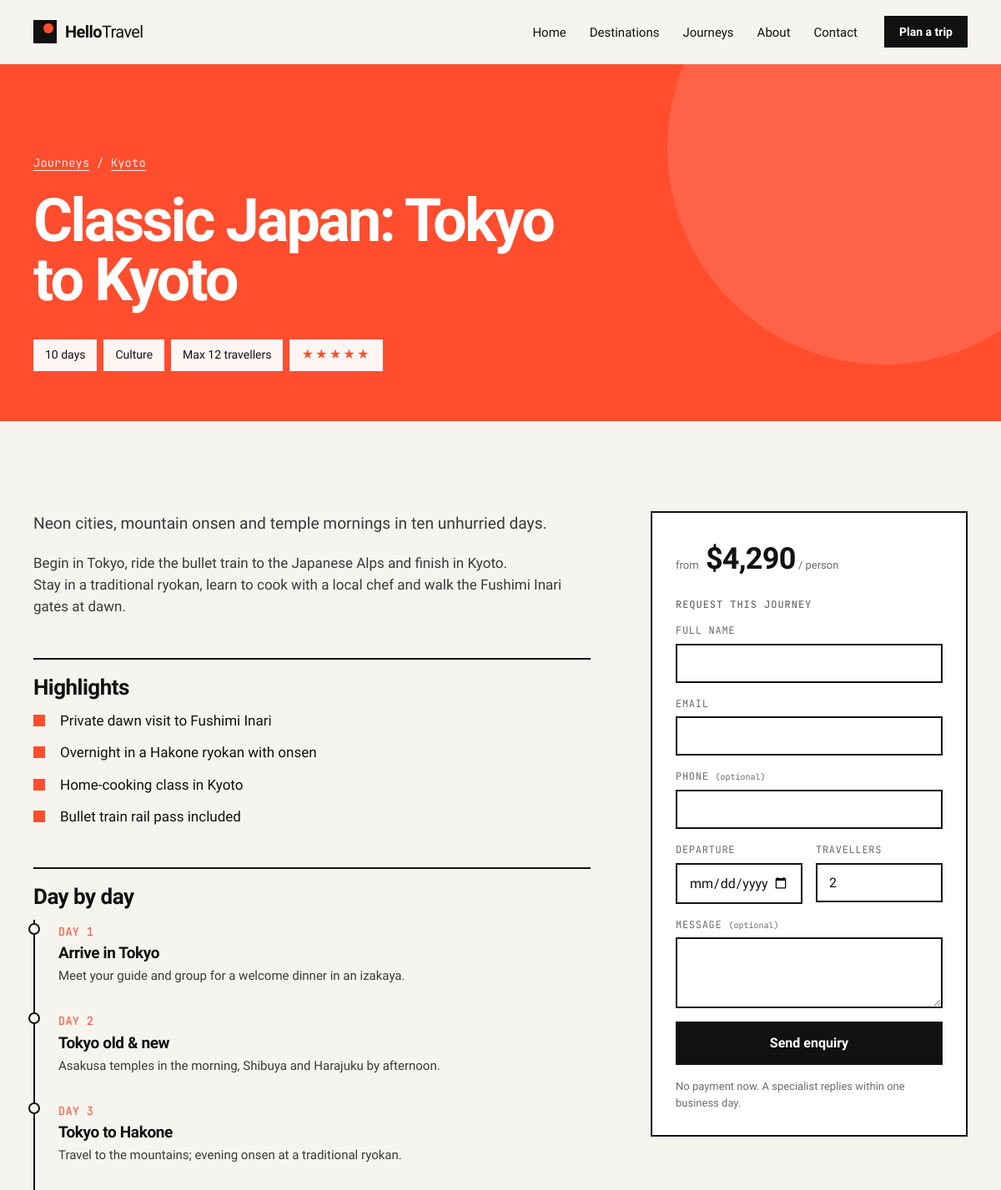
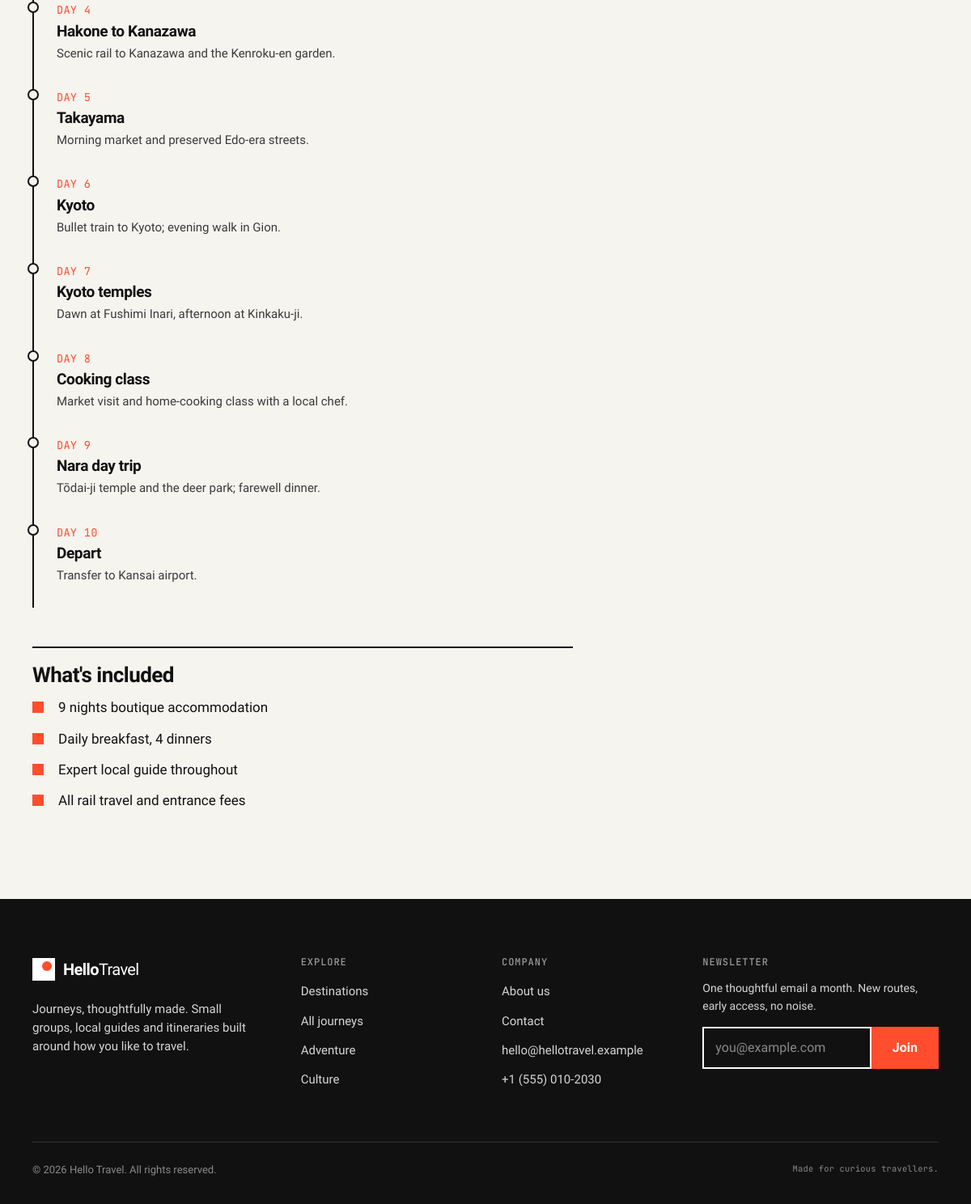
Page /package.php?slug=classic-japan on the committed database (2 pictures, top to bottom).
### tables this page shows
CREATE TABLE packages (
    id             INT UNSIGNED AUTO_INCREMENT PRIMARY KEY,
    destination_id INT UNSIGNED NOT NULL,
    slug           VARCHAR(160) NOT NULL UNIQUE,
    title          VARCHAR(160) NOT NULL,
    summary        VARCHAR(300) NOT NULL,
    description    TEXT         NOT NULL,
    highlights     TEXT         NULL COMMENT 'One per line',
    included       TEXT         NULL COMMENT 'One per line',
    style          VARCHAR(40)  NOT NULL,
    duration_days  SMALLINT UNSIGNED NOT NULL,
    group_size     SMALLINT UNSIGNED NOT NULL DEFAULT 12,
    price          DECIMAL(10,2) NOT NULL,
    currency       CHAR(3)      NOT NULL DEFAULT 'USD',
    rating         DECIMAL(2,1) NOT NULL DEFAULT 5.0,
    image_url      VARCHAR(500) NULL,
    accent_color   VARCHAR(7)   NOT NULL DEFAULT '#1d3cff',
    is_featured    TINYINT(1)   NOT NULL DEFAULT 0,
    is_active      TINYINT(1)   NOT NULL DEFAULT 1,
    created_at     DATETIME     NOT NULL DEFAULT CURRENT_TIMESTAMP,
    INDEX idx_pkg_style (style),
    INDEX idx_pkg_price (price),
    CONSTRAINT fk_pkg_dest FOREIGN KEY (destination_id) REFERENCES destinations(id) ON DELETE CASCADE
);

CREATE TABLE destinations (
    id           INT UNSIGNED AUTO_INCREMENT PRIMARY KEY,
    slug         VARCHAR(120) NOT NULL UNIQUE,
    name         VARCHAR(120) NOT NULL,
    country      VARCHAR(120) NOT NULL,
    region       VARCHAR(60)  NOT NULL,
    summary      VARCHAR(300) NOT NULL,
    description  TEXT         NOT NULL,
    best_time    VARCHAR(120) NOT NULL DEFAULT 'Year-round',
    image_url    VARCHAR(500) NULL,
    accent_color VARCHAR(7)   NOT NULL DEFAULT '#1d3cff',
    is_featured  TINYINT(1)   NOT NULL DEFAULT 0,
    is_active    TINYINT(1)   NOT NULL DEFAULT 1,
    sort_order   INT          NOT NULL DEFAULT 0,
    created_at   DATETIME     NOT NULL DEFAULT CURRENT_TIMESTAMP,
    INDEX idx_dest_region (region)
);

CREATE TABLE package_days (
    id          INT UNSIGNED AUTO_INCREMENT PRIMARY KEY,
    package_id  INT UNSIGNED NOT NULL,
    day_number  SMALLINT UNSIGNED NOT NULL,
    title       VARCHAR(160) NOT NULL,
    description TEXT NOT NULL,
    UNIQUE KEY uq_pkg_day (package_id, day_number),
    CONSTRAINT fk_day_pkg FOREIGN KEY (package_id) REFERENCES packages(id) ON DELETE CASCADE
);

### includes/db.php (called while the page is built)
<?php
function db(): PDO
{
    static $pdo = null;
    if ($pdo === null) {
        $pdo = new PDO(DB_DSN, DB_USER, DB_PASS, [
            PDO::ATTR_ERRMODE            => PDO::ERRMODE_EXCEPTION,
            PDO::ATTR_DEFAULT_FETCH_MODE => PDO::FETCH_ASSOC,
            PDO::ATTR_EMULATE_PREPARES   => false,
        ]);
    }
    return $pdo;
}

### package.php (the view, shortened to what this page needs)
<?php
$slug = isset($_GET['slug']) && is_string($_GET['slug']) ? $_GET['slug'] : '';
$st = db()->prepare('SELECT p.*, d.name AS destination_name, d.slug AS destination_slug, d.country
                     FROM packages p JOIN destinations d ON d.id = p.destination_id
                     WHERE p.slug = ? AND p.is_active = 1');
$st->execute([$slug]);
$package = $st->fetch();
$st = db()->prepare('SELECT * FROM package_days WHERE package_id = ? ORDER BY day_number');
$st->execute([$package['id']]);
$days = $st->fetchAll();
$highlights = array_filter(array_map('trim', explode("\n", (string) $package['highlights'])));
$included   = array_filter(array_map('trim', explode("\n", (string) $package['included'])));
require __DIR__ . '/includes/header.php';
?>
<section class="detail-hero" style="--tile: <?= e($package['accent_color']) ?>">
    <div class="container">
        <nav class="crumbs mono" aria-label="Breadcrumb">
            <a href="<?= e(url('packages.php')) ?>">Journeys</a> /
            <a href="<?= e(url('destination.php', ['slug' => $package['destination_slug']])) ?>"><?= e($package['destination_name']) ?></a>
        </nav>
        <h1 class="display-lg"><?= e($package['title']) ?></h1>
        <ul class="pill-row">
            <li><?= (int) $package['duration_days'] ?> days</li>
            <li><?= e($package['style']) ?></li>
            <li>Max <?= (int) $package['group_size'] ?> travellers</li>
            <li><?= stars((float) $package['rating']) ?></li>
        </ul>
    </div>
</section>
<section class="section">
    <div class="container detail-grid">
        <div>
            <p class="lede"><?= e($package['summary']) ?></p>
            <div class="prose"><?= nl2br(e($package['description'])) ?></div>
            <?php if ($highlights): ?>
                <h2 class="h-section">Highlights</h2>
                <ul class="check-list">
                    <?php foreach ($highlights as $h): ?><li><?= e($h) ?></li><?php endforeach; ?>
                </ul>
            <?php endif; ?>
            <?php if ($days): ?>
                <h2 class="h-section">Day by day</h2>
                <ol class="timeline">
                    <?php foreach ($days as $day): ?>
                        <li>
                            <span class="timeline-day mono">Day <?= (int) $day['day_number'] ?></span>
                            <h3><?= e($day['title']) ?></h3>
                            <p><?= e($day['description']) ?></p>
                        </li>
                    <?php endforeach; ?>
                </ol>
            <?php endif; ?>
            <?php if ($included): ?>
                <h2 class="h-section">What's included</h2>
                <ul class="check-list">
                    <?php foreach ($included as $i): ?><li><?= e($i) ?></li><?php endforeach; ?>
                </ul>
            <?php endif; ?>
        </div>
        <aside class="booking-box" id="enquire">
            <p class="price price-lg"><small>from</small> <?= e(money((float) $package['price'], $package['currency'])) ?><small> / person</small></p>
            <h2 class="footer-title">Request this journey</h2>
            <form method="post" action="<?= e(url('enquire.php')) ?>" class="stack-form" novalidate data-validate>
                <label class="field"><span class="field-label">Full name</span>
                    <input type="text" name="name" required maxlength="120" value="<?= e(old('name')) ?>"></label>
                <label class="field"><span class="field-label">Email</span>
                    <input type="email" name="email" required maxlength="190" value="<?= e(old('email')) ?>"></label>
                <label class="field"><span class="field-label">Phone <small>(optional)</small></span>
                    <input type="tel" name="phone" maxlength="40" value="<?= e(old('phone')) ?>"></label>
                <div class="field-row">
                    <label class="field"><span class="field-label">Departure</span>
                        <input type="date" name="travel_date" min="<?= date('Y-m-d', strtotime('+7 days')) ?>" value="<?= e(old('travel_date')) ?>"></label>
                    <label class="field"><span class="field-label">Travellers</span>
                        <input type="number" name="travellers" min="1" max="<?= (int) $package['group_size'] ?>" value="<?= e(old('travellers', '2')) ?>"></label>
                </div>
                <label class="field"><span class="field-label">Message <small>(optional)</small></span>
                    <textarea name="message" rows="3" maxlength="2000"><?= e(old('message')) ?></textarea></label>
                <button class="btn btn-primary btn-block" type="submit">Send enquiry</button>
                <p class="form-note">No payment now. A specialist replies within one business day.</p>
            </form>
        </aside>
    </div>
</section>
<?php require __DIR__ . '/includes/footer.php'; ?>

### rows in the picture
packages: destination.name "Kyoto", title "Classic Japan: Tokyo to Kyoto", duration_days "10", style "Culture", group_size "12", summary "Neon cities, mountain onsen and temple mornings in ten unhurried days.", description "Begin in Tokyo, ride the bullet train to the Japanese Alps and finish in Kyoto. Stay in a traditional ryokan, learn to cook with a local chef and walk the Fushimi Inari gates at dawn.", highlights "Private dawn visit to Fushimi Inari", highlights "Overnight in a Hakone ryokan with onsen", highlights "Home-cooking class in Kyoto", highlights "Bullet train rail pass included", included "9 nights boutique accommodation", included "Daily breakfast, 4 dinners", included "Expert local guide throughout", included "All rail travel and entrance fees", price+currency "$4,290"
package_days: day_number "1", title "Arrive in Tokyo", description "Meet your guide and group for a welcome dinner in an izakaya."
package_days: day_number "2", title "Tokyo old & new", description "Asakusa temples in the morning, Shibuya and Harajuku by afternoon."
package_days: day_number "3", title "Tokyo to Hakone", description "Travel to the mountains; evening onsen at a traditional ryokan."
package_days: day_number "4", title "Hakone to Kanazawa", description "Scenic rail to Kanazawa and the Kenroku-en garden."
package_days: day_number "5", title "Takayama", description "Morning market and preserved Edo-era streets."
package_days: day_number "6", title "Kyoto", description "Bullet train to Kyoto; evening walk in Gion."
package_days: day_number "7", title "Kyoto temples", description "Dawn at Fushimi Inari, afternoon at Kinkaku-ji."
package_days: day_number "8", title "Cooking class", description "Market visit and home-cooking class with a local chef."
package_days: day_number "9", title "Nara day trip", description "Tōdai-ji temple and the deer park; farewell dinner."
package_days: day_number "10", title "Depart", description "Transfer to Kansai airport."

### other values in the picture
$label "Home"
$label "Destinations"
$label "Journeys"
$label "About"
$label "Contact"
str_repeat('★', $full) "★★★★★"
SITE_TAGLINE "Journeys, thoughtfully made."
SITE_EMAIL "hello@hellotravel.example"
SITE_PHONE "+1 (555) 010-2030"
SITE_NAME "Hello Travel"
